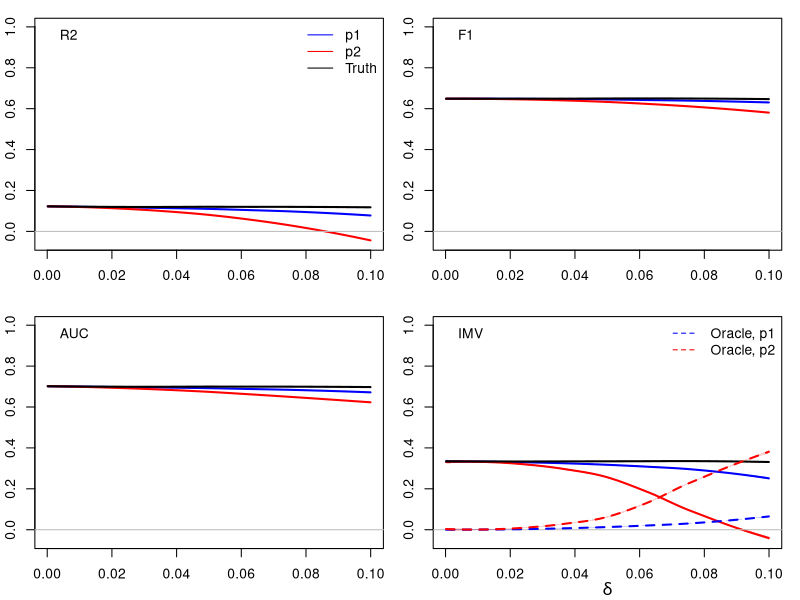

This chart was generated by the following R code:
getvals<-function(df) {
    ##r2
    r21<-1-sum((df$y2-df$p1)^2)/sum((df$y2-mean(df$y))^2)
    r22<-1-sum((df$y2-df$p2)^2)/sum((df$y2-mean(df$y))^2)
    r2.true<-1-sum((df$y2-df$p)^2)/sum((df$y2-mean(df$y))^2)
    ##auc
    library(pROC)
    au1<-pROC::auc(response=df$y2,predictor=df$p1)
    au2<-pROC::auc(response=df$y2,predictor=df$p2)
    au.true<-pROC::auc(response=df$y2,predictor=df$p)
    ##f1
    library(MLmetrics)
    pred<-ifelse(df$p1>.5,1,0)
    if (length(unique(pred))==1) f11<-NA else f11<-F1_Score(y_pred=pred, y_true=df$y2)
    pred<-ifelse(df$p2>.5,1,0)
    if (length(unique(pred))==1) f12<-NA else f12<-F1_Score(y_pred=pred, y_true=df$y2)
    pred<-ifelse(df$p>.5,1,0)
    if (length(unique(pred))==1) f1.true<-NA else f1.true<-F1_Score(y_pred=pred, y_true=df$y2)
    ##
    imv<-function(y,p1,p2) {
        ll<-function(x,p) {
            z<-log(p)*x+log(1-p)*(1-x)
            z<-sum(z)/length(x)
            exp(z)
        }    
        loglik1<-ll(y,p1)
        loglik2<-ll(y,p2)
        getcoins<-function(a) {
            f<-function(p,a) abs(p*log(p)+(1-p)*log(1-p)-log(a))
            nlminb(.5,f,lower=0.001,upper=.999,a=a)$par
        }
        c1<-getcoins(loglik1)
        c2<-getcoins(loglik2)
        ew<-function(p1,p0) (p1-p0)/p0
        imv<-ew(c2,c1)
        imv
    }
    ew1<-imv(df$y2,mean(df$y),df$p1)
    ew2<-imv(df$y2,mean(df$y),df$p2)
    ew12<-imv(df$y2,df$p2,df$p1)
    ew.true<-imv(df$y2,mean(df$y),df$p)
    ew.or1<-imv(df$y2,df$p1,df$p)
    ew.or2<-imv(df$y2,df$p2,df$p)
    c(R21=r21,R22=r22,R2.true=r2.true,
      AUC1=au1,AUC2=au2,AUC.true=au.true,
      F11=f11,F12=f12,F1.true=f1.true,
      IMV1=ew1,IMV2=ew2,IMV12=ew12,IMV.true=ew.true,
      IMV.or1=ew.or1,
      IMV.or2=ew.or2)
}

## simfun<-function(N=1000,a=9,b=15,delta,eps=1e-3) {
##     p<-rbeta(N,a,b)
##     y<-rbinom(N,1,p)
##     y2<-rbinom(N,1,p)
##     ##
##     delta1<-runif(N,-1*delta,delta)
##     delta2<-runif(N,-1*delta,delta)
##     ##
##     p1<-p+delta1
##     p1<-ifelse(p1<=0,eps,p1)
##     p1<-ifelse(p1>=1,1-eps,p1)
##     p2<-p+delta1+delta2
##     p2<-ifelse(p2<=0,eps,p2)
##     p2<-ifelse(p2>=1,1-eps,p2)
##     ##
##     data.frame(p=p,p1=p1,p2=p2,y=y,y2=y2)
## }

## ##a/(a+b)
## MD<-.2
## a<-1
## dfL<-list()
## N<-1000
## for (b in c(1,3)) {
##     L<-list()
##     for (i in 1:200) {
##         delta<-runif(1,min=0,max=MD)
##         z<-simfun(a=a,b=b,delta=delta,N=N)
##         L[[i]]<-c(mean=a/(a+b),delta=delta,getvals(z))
##     }
##     dfL[[as.character(b)]]<-data.frame(do.call("rbind",L))
## }

simfun<-function(N=1000,delta,MD) {
    p<-rbeta(N,a,b)
    p<-2*MD+(1-4*MD)*p
    #p<-runif(N,2*MD,1-2*MD)
    y<-rbinom(N,1,p)
    y2<-rbinom(N,1,p)
    ##
    delta1<-sample(c(-1,1),N,replace=TRUE) #runif(N,-1*delta,delta)
    delta2<-sample(c(-1,1),N,replace=TRUE) #runif(N,-1*delta,delta) runif(N,-1*delta,delta)
    ##
    p1<-p+delta1*delta
    p2<-p+2*delta2*delta
    ##
    data.frame(p=p,p1=p1,p2=p2,y=y,y2=y2)
}

N<-1000
MD<-.1
a<-1
dfL<-list()
for (b in 1) {
    L<-list()
    for (i in 1:2000) {
        delta<-runif(1,min=0,max=MD)
        z<-simfun(delta=delta,N=N,MD=MD)
        L[[i]]<-c(mean=2*MD+(1-4*MD)*(a/(a+b)),delta=delta,getvals(z)) #    p<-2*MD+(1-4*MD)*p
    }
    dfL[[as.character(b)]]<-data.frame(do.call("rbind",L))
}

pdf("/home/bd/Dropbox/Apps/Overleaf/BinaryPrediction/chicco_oracle.pdf",width=7,height=4)
#par(mfcol=c(4,length(dfL)),mgp=c(2,1,0),mar=c(3,2,1,1),oma=rep(.1,4))
par(mfcol=c(2,2),mgp=c(2,1,0),mar=c(3,2,1,1),oma=rep(.1,4))
pf<-function(x,y,col,txt,...) {
    tmp<-cbind(x,y)
    tmp<-tmp[order(tmp[,1]),]
    x<-tmp[,1]
    y<-tmp[,2]
    m<-loess(y~x)
    pm<-predict(m,se=TRUE)
    lines(m$x,pm$fit,lwd=2,col=col,...)
    text(m$x[1],fitted(m)[1],pos=2,txt,col=col,cex=.9)
    cc<-col2rgb(col)
    c1<-rgb(cc[1],cc[2],cc[3],max=255,alpha=45)
    polygon(c(m$x,rev(m$x)),c(pm$fit+1.96*pm$se.fit,rev(pm$fit-1.96*pm$se.fit)),col=c1,border=NA)
}
for (i in 1:length(dfL)) {
    df<-dfL[[i]]
    for (nm in c("R2","AUC","F1","IMV")) {
        f<-function(z,nm) {
            index<-grep(nm,names(z))
            unlist(z[,index])
        }
        yl<-lapply(dfL,f,nm=nm)
        yl<-range(lapply(yl,range))
        ##
        zz<-c(df[[paste(nm,"1",sep="")]],df[[paste(nm,".or",sep='')]])
        #yl<-range(zz,na.rm=TRUE)
        yl<-c(-.05,1)
        plot(NULL,xlim=range(df$delta),ylim=yl,xlab='',ylab='')
        if (nm=="IMV") mtext(side=1,expression(delta),line=2)
        #if (nm=="R2") legend("topleft",bty='n',legend=round(df$mean[1],3))
        pf(df$delta,df[[paste(nm,"1",sep="")]],col='blue','')
        pf(df$delta,df[[paste(nm,"2",sep="")]],col='red','')
        pf(df$delta,df[[paste(nm,".true",sep='')]],col='black','',lty=1)
        legend("topleft",bty='n',nm)
        abline(h=0,col='gray')    
        if (nm=="IMV") {
            pf(df$delta,df$IMV.or1,col='blue','',lty=2)
            pf(df$delta,df$IMV.or2,col='red','',lty=2)
        }
        if (nm=="R2") legend("topright",bty='n',lty=c(1,1,1),col=c("blue","red","black"),c("p1","p2","Truth"))
        if (nm=="IMV") legend("topright",bty='n',lty=c(2,2),col=c("blue","red"),c("Oracle, p1","Oracle, p2"))
    }
}
dev.off()
